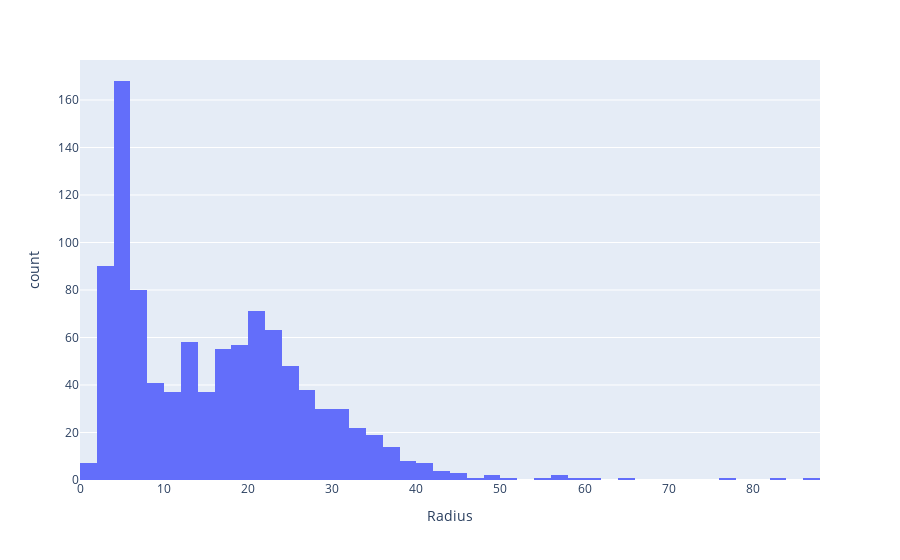

Source (notebook cell):
### Markdown cell above
#### Radius

Thhe figure below plots Radius distribution.

### Code cell
fig = px.histogram(labels_df_volc, x="Radius")
fig.show()

### Figure 1 — Plotly figure (JSON) as saved in the notebook; plotly's stock layout.template omitted (floating-point values rounded to 4 significant figures; data arrays with more than 128 entries replaced by an {"elided": "..."} marker saying what was removed)
{"data": [{"alignmentgroup": "True", "bingroup": "x", "hovertemplate": "Radius=%{x}<br>count=%{y}<extra></extra>", "legendgroup": "", "marker": {"color": "#636efa", "pattern": {"shape": ""}}, "name": "", "offsetgroup": "", "orientation": "v", "showlegend": false, "type": "histogram", "x": {"elided": "1000 float values"}, "xaxis": "x", "yaxis": "y"}], "layout": {"barmode": "relative", "legend": {"tracegroupgap": 0}, "margin": {"t": 60}, "xaxis": {"anchor": "y", "domain": [0, 1], "title": {"text": "Radius"}}, "yaxis": {"anchor": "x", "domain": [0, 1], "title": {"text": "count"}}}}
